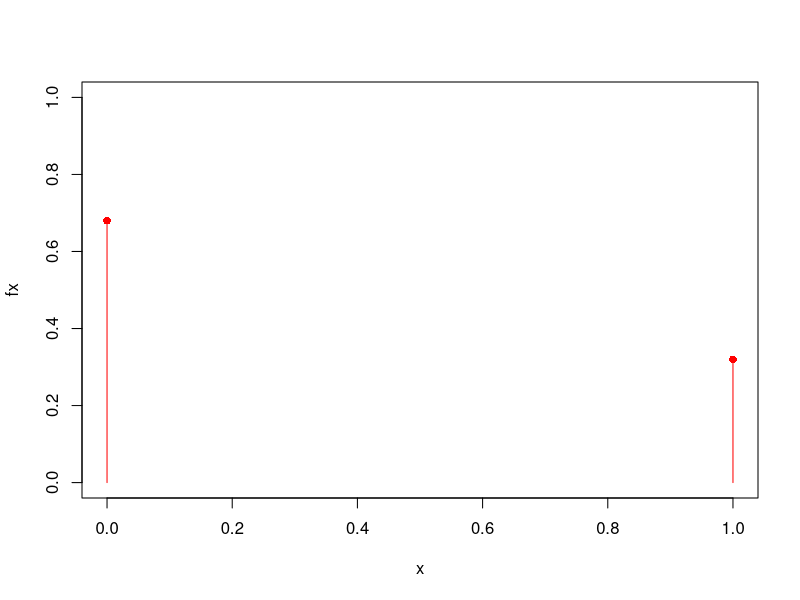
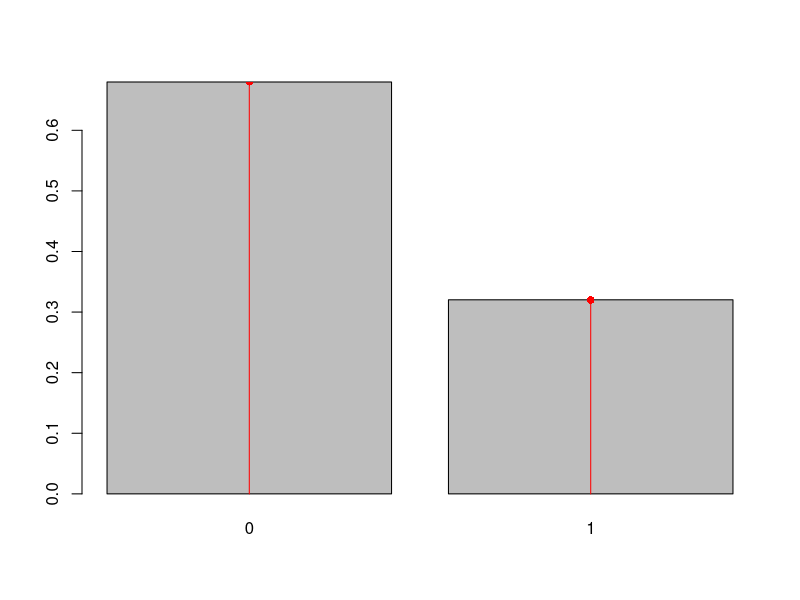
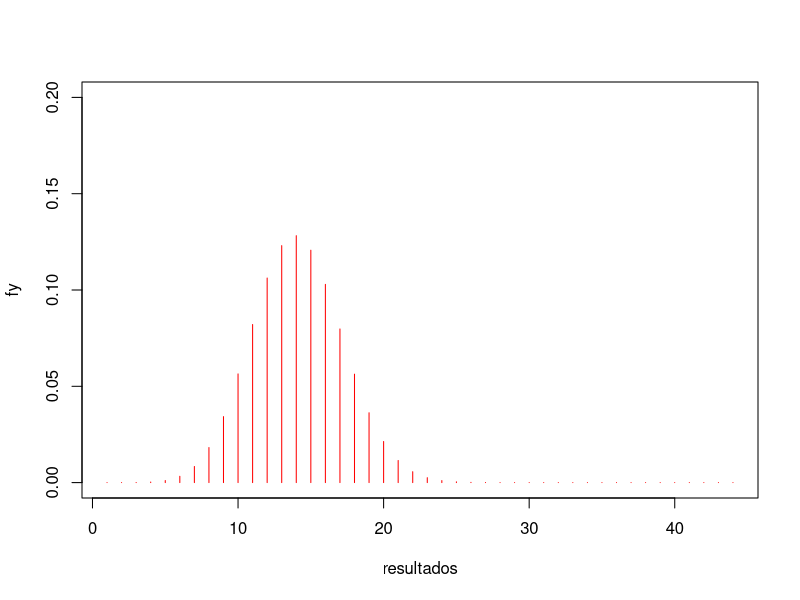
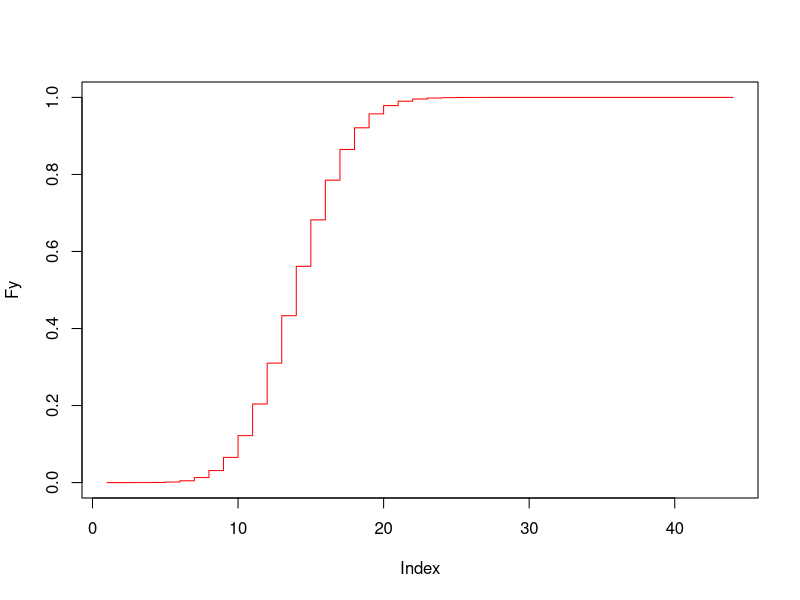
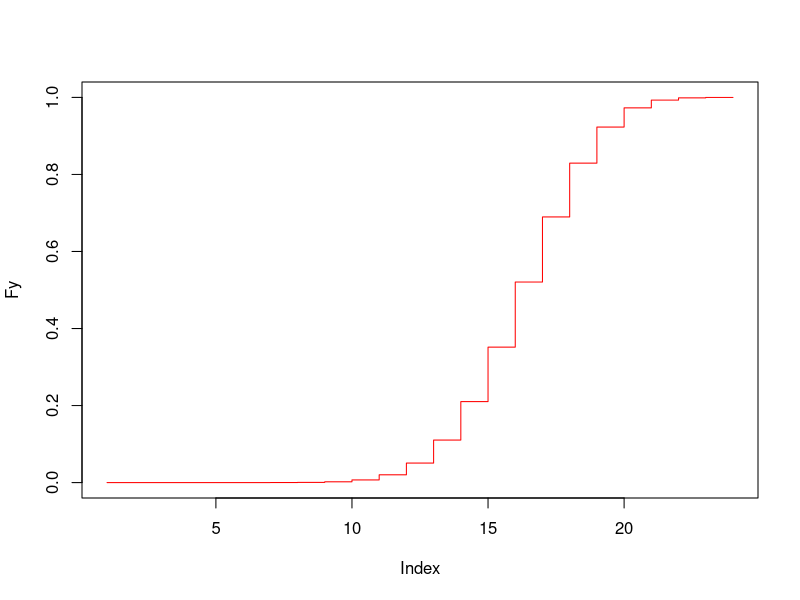

R code for these plots, in order:
#Solucion Pregunta 1
#ensayo de Bernoulli

x<- c(0,1)
fx<- c(0.68,0.32)
#tabla 

cbind(x,fx)
plot(x,fx,ylim=c(0,1),type='h',col='red')
points(x,fx, pch=16, col='red')

n<- 400000
muestra<- sample(x,n,fx, replace=TRUE)
fi<- table(muestra)/n
fi
br<- barplot(fi) #frequencias relativas
lines(br,fx,ylim=c(0,1),type='h',col='red') #funcion de masa de probabilidad
points(br,fx,pch=16,col='red')

#datos
xbar<-mean(muestra)
xbar

#modelo
mu<-sum(x*fx) #valor esperado
mu

#datos varianza muestral
ssq<- var(muestra)
ssq

#varianza de la funcion de masa de probabilidad
sigmasq<- sum((x-mu)^2*fx)
sigmasq

#1
n<- 43
set.seed(123)
muestra<- sample(x,n,fx, replace=TRUE)
muestra

y<- function(i){sum(sample(x,n,fx, replace=TRUE))}
y(4)

#bucle en R
set.seed(123)
m<- 400000 #encuestas de n=43
encuestas<- sapply(1:m,y)
fi<-table(encuestas)/m
fi
data.frame(fi)

dbinom(13,43,0.32) #valor de la chincheta

#tabla de probabilidad
resultados<- 1:43
fy<- dbinom(resultados,43,0.32)

tabladeprobablidad<- cbind(resultados,fy)
tabladeprobablidad

#2
#n=44
resultados<- 1:44
fy<- dbinom(resultados,44,0.32)

tabladeprobablidad<- cbind(resultados,fy)
tabladeprobablidad

plot(resultados,fy,type='h',col='red',ylim=c(0,0.2))

Fy<- cumsum(fy)
tabladeprobablidad<- cbind(resultados,fy,Fy)
tabladeprobablidad
#respuesta es la acumuluacion hasta 17

plot(Fy,type='s',col='red')

pbinom(17,44,0.32)

#3
#n=24
resultados<- 1:24
fy<- dbinom(resultados,24,0.68)
Fy<- cumsum(fy)

tabladeprobablidad<- cbind(resultados,fy,Fy)
tabladeprobablidad

mu<- sum(resultados*fy)
mu

sigmasq<- sum((resultados-mu)^2*fy)
sigmasq

plot(Fy,type='s',col='red')

qbinom(0.25,24,0.68)

#4
